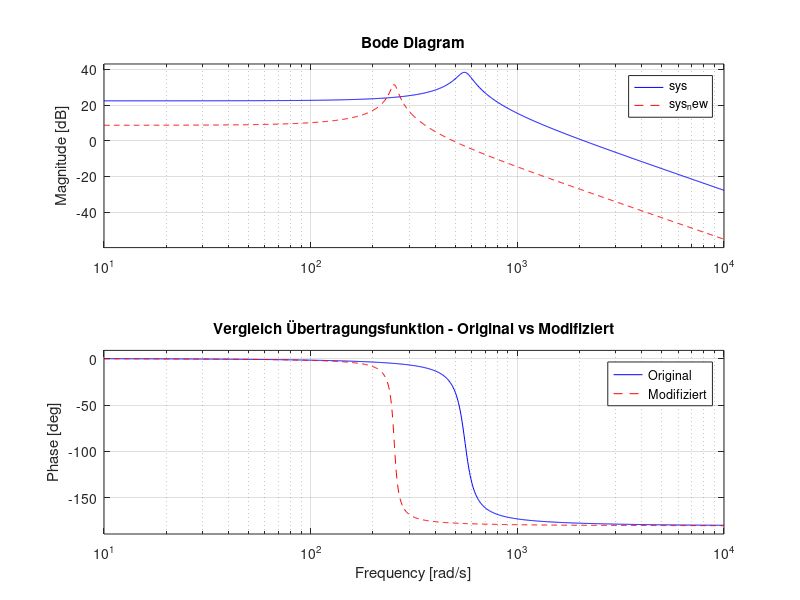
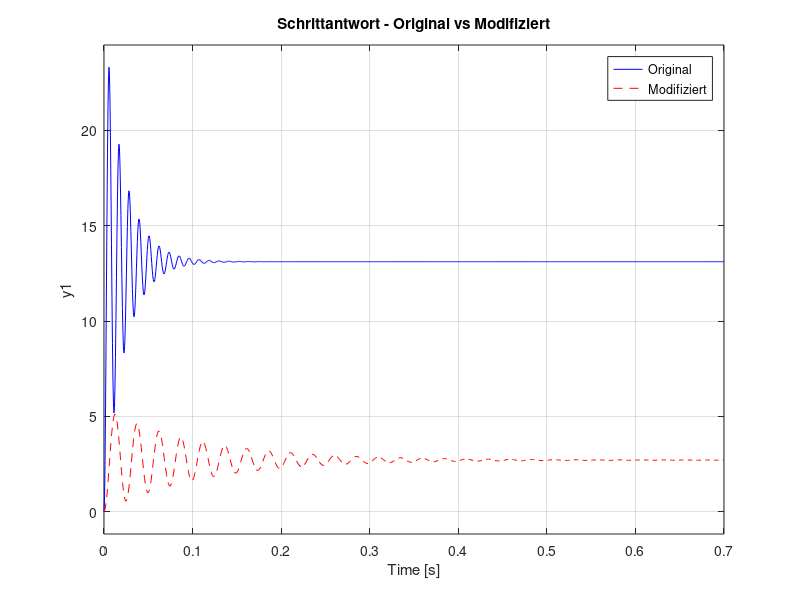

Recreate these plots in MATLAB, in order.
clear
close all
clc

% Ausgangs-Übertragungsfunktion
num = 4.084e6;
den = [1, 89.05, 3.115e5];
sys = tf(num, den);

% Analyse der Übertragungsfunktion
a1 = den(2);
a2 = den(3);

wn = sqrt(a2);                      % Eigenfrequenz [rad/s]
zeta = a1 / (2 * wn);               % Dämpfungsverhältnis
K = num / a2;                       % Verstärkung

% Physikalische Parameter
m0 = 1 / K;                         % Masse [kg]
k0 = wn^2 * m0;                     % Federkonstante [N/m]
d0 = 2 * zeta * wn * m0;           % Dämpfung [Ns/m]

fprintf("Ursprüngliche Resonanzfrequenz: %.2f Hz\n", wn / (2*pi));
fprintf("m = %.4f kg, d = %.4f Ns/m, k = %.2f N/m\n", m0, d0, k0);

% === Benutzerdefinierte Offsets ===
offset_m = 4.84;
offset_d = 1;
offset_k = 1;

% Neue Parameter berechnen
m = m0 * offset_m;
d = d0 * offset_d;
k = k0 * offset_k;

% Neue Übertragungsfunktion berechnen
wn_new = sqrt(k / m);                      % Neue Eigenfrequenz
zeta_new = d / (2 * sqrt(k * m));          % Neues Dämpfungsverhältnis
K_new = 1 / m;
num_new = K_new * wn_new^2;
den_new = [1, 2 * zeta_new * wn_new, wn_new^2];
sys_new = tf(num_new, den_new);

% Ausgabe
fprintf("\nNeue Resonanzfrequenz: %.2f Hz\n", wn_new / (2*pi));
fprintf("m = %.4f kg, d = %.4f Ns/m, k = %.2f N/m\n", m, d, k);

% Bode-Plot zum Vergleich
figure;
bode(sys, 'b', sys_new, 'r--');
legend('Original', 'Modifiziert');
title('Vergleich Übertragungsfunktion - Original vs Modifiziert');

% Optional: Schrittantwort
figure;
step(sys, 'b', sys_new, 'r--');
legend('Original', 'Modifiziert');
title('Schrittantwort - Original vs Modifiziert');
